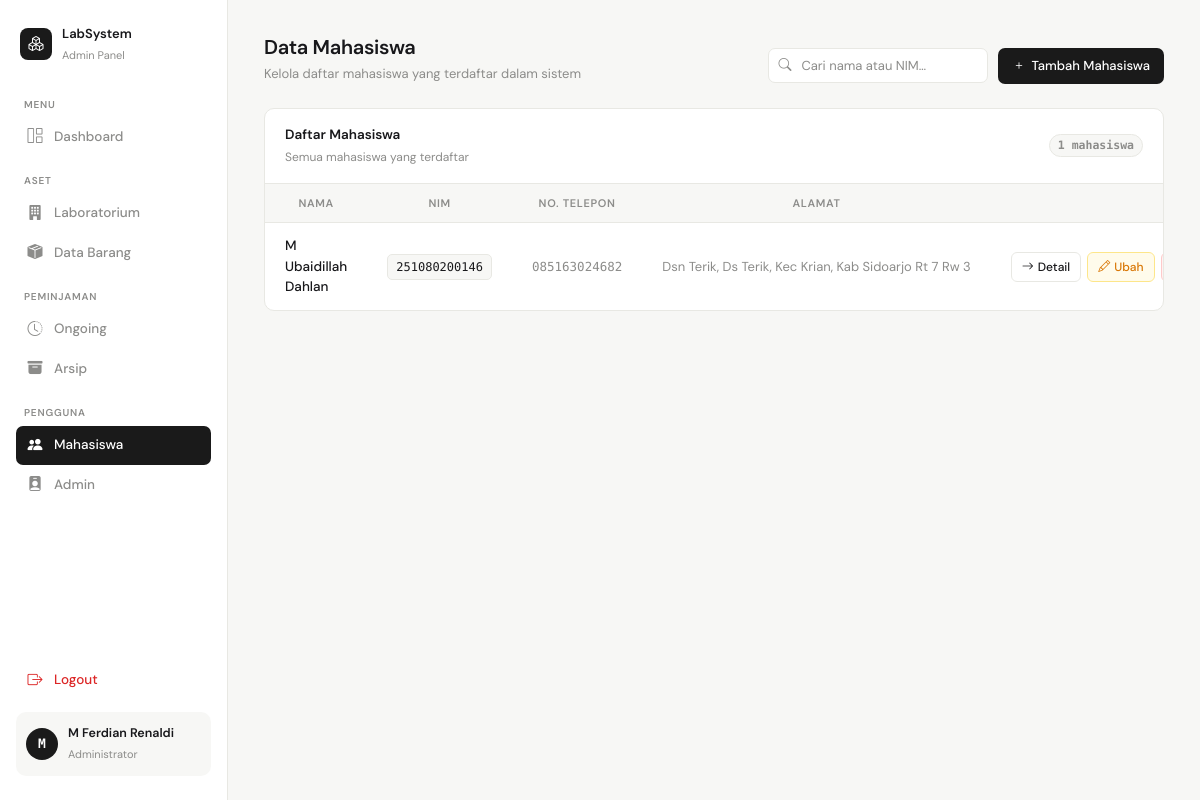
The page /admin/mahasiswa/data_mhs.php (signed in) on the database its author committed.
### tables this page shows
CREATE TABLE `mahasiswa` (
  `nama` varchar(100) NOT NULL,
  `nim` char(12) NOT NULL,
  `no_telepon` varchar(100) NOT NULL,
  `alamat` varchar(255) NOT NULL,
  `password` varchar(100) NOT NULL
);

### admin/mahasiswa/data_mhs.php (the view, shortened to what this page needs)
<?php
require_once __DIR__ . '/../../config/koneksi.php';
$query = mysqli_query($koneksi, "
    SELECT *
    FROM mahasiswa
");
?>
<!DOCTYPE html>
<html lang="id">
<head>
<link href="https://cdn.jsdelivr.net/npm/bootstrap-icons/font/bootstrap-icons.css" rel="stylesheet">
</head>
<body>
<aside class="sidebar" id="sidebar">
    <div class="sidebar-logo">
        <div class="logo-icon"><i class="bi bi-boxes"></i></div>
        <div class="sidebar-logo-text">
            <strong>LabSystem</strong>
            <span>Admin Panel</span>
        </div>
    </div>
    <p class="nav-section">Menu</p>
        <ul style="list-style:none;padding:0;margin:0">
            <li class="nav-item">
                <a class="nav-link" href="../dashboard.php">
                    <i class="bi bi-grid-1x2"></i> Dashboard
                </a>
            </li>
        </ul>
        <p class="nav-section">Aset</p>
        <ul style="list-style:none;padding:0;margin:0">
            <li class="nav-item">
                <a class="nav-link " href="../lab/data_lab.php">
                    <i class="bi bi-building-fill"></i> Laboratorium
                </a>
            </li>
            <li class="nav-item">
                <a class="nav-link" href="../barang/data_barang.php">
                    <i class="bi bi-box-seam-fill"></i> Data Barang
                </a>
            </li>
        </ul>
        <p class="nav-section">Peminjaman</p>
        <ul style="list-style:none;padding:0;margin:0">
            <li class="nav-item">
                <a class="nav-link" href="../peminjaman/riwayat_pinjam.php">
                    <i class="bi bi-clock-history"></i> Ongoing
                </a>
            </li>
            <li class="nav-item">
                <a class="nav-link" href="../peminjaman/arsip_peminjaman.php">
                    <i class="bi bi-archive-fill"></i> Arsip
                </a>
            </li>
        </ul>
        <p class="nav-section">Pengguna</p>
        <ul style="list-style:none;padding:0;margin:0">
            <li class="nav-item">
                <a class="nav-link active" href="data_mhs.php">
                    <i class="bi bi-people-fill"></i> Mahasiswa
                </a>
            </li>
            <li class="nav-item">
                <a class="nav-link" href="../akun_admin/data_admin.php">
                    <i class="bi bi-person-badge-fill"></i> Admin
                </a>
            </li>
        </ul>
        <div style="flex:1"></div>
        <ul style="list-style:none;padding:0;margin:0 0 12px">
            <li class="nav-item">
                <a class="nav-link danger" href="../../auth/logout.php" onclick="return confirm('Yakin ingin logout?')">
                    <i class="bi bi-box-arrow-right"></i> Logout
                </a>
            </li>
        </ul>
    <div class="sidebar-user">
        <div class="avatar"><?= strtoupper(substr($_SESSION['user']['nama'], 0, 1)) ?></div>
        <div class="sidebar-user-info">
            <strong><?= htmlspecialchars($_SESSION['user']['nama']) ?></strong>
            <span>Administrator</span>
        </div>
    </div>
</aside>
<main class="main">
    <div class="page-header">
        <div class="page-header-left">
            <h1>Data Mahasiswa</h1>
            <p>Kelola daftar mahasiswa yang terdaftar dalam sistem</p>
        </div>
        <div style="display:flex;gap:10px;align-items:center;flex-wrap:wrap;">
            <div class="search-wrap">
                <input type="text" class="search-input" id="searchInput" placeholder="Cari nama atau NIM…">
            </div>
            <a href="tambah_data_mhs.php" class="btn-primary">
                <i class="bi bi-plus"></i>
                <span>Tambah Mahasiswa</span>
            </a>
        </div>
    </div>
    <div class="card">
        <div class="card-header">
            <div class="card-header-left">
                <h2>Daftar Mahasiswa</h2>
                <span>Semua mahasiswa yang terdaftar</span>
            </div>
            <span class="count-chip" id="rowCount">—</span>
        </div>
        <div class="table-wrap">
            <table>
                <thead>
                    <tr>
                        <th>Nama</th>
                        <th>NIM</th>
                        <th>No. Telepon</th>
                        <th>Alamat</th>
                        <th>Aksi</th>
                    </tr>
                </thead>
                <tbody id="tableBody">
                <?php if (mysqli_num_rows($query) == 0): ?>
                    <tr>
                        <td colspan="5">
                            <div class="empty-state">
                                <div class="empty-icon"><i class="bi bi-people"></i></div>
                                <p>Belum ada data mahasiswa yang terdaftar.</p>
                            </div>
                        </td>
                    </tr>
                <?php else: ?>
                    <?php while ($row = mysqli_fetch_assoc($query)): ?>
                    <tr>
                        <td>
                            <span style="font-weight:500"><?= htmlspecialchars($row['nama']) ?></span>
                        </td>
                        <td>
                            <span class="nim-badge"><?= htmlspecialchars($row['nim']) ?></span>
                        </td>
                        <td>
                            <span class="phone-text"><?= htmlspecialchars($row['no_telepon']) ?></span>
                        </td>
                        <td>
                            <span class="address-text" title="<?= htmlspecialchars($row['alamat']) ?>">
                                <?= htmlspecialchars($row['alamat']) ?>
                            </span>
                        </td>
                        <td>
                            <div class="action-group">
                                <a href="detail_data_mhs.php?nim=<?= $row['nim'] ?>" class="btn-action btn-detail">
                                    <i class="bi bi-arrow-right"></i>
                                    <span>Detail</span>
                                </a>
                                <a href="edit_data_mhs.php?nim=<?= $row['nim'] ?>" class="btn-action btn-edit">
                                    <i class="bi bi-pencil"></i>
                                    <span>Ubah</span>
                                </a>
                                <a href="hapus_data_mhs.php?nim=<?= $row['nim'] ?>"
                                   class="btn-action btn-delete"
                                   onclick="return confirm('Yakin ingin menghapus mahasiswa ini?')">
                                </a>
                            </div>
                        </td>
                    </tr>
                    <?php endwhile; ?>
                <?php endif; ?>
                </tbody>
            </table>
        </div>
    </div>
</main>
</body>
</html>

### rows shown on the page
mahasiswa: nama "M Ubaidillah Dahlan", nim "251080200146", no_telepon "085163024682", alamat "Dsn Terik, Ds Terik, Kec Krian, Kab Sidoarjo Rt 7 Rw 3"

### other values the page prints
substr($_SESSION['user']['nama'], 0, 1) "M"
$_SESSION['user']['nama'] "M Ferdian Renaldi"
